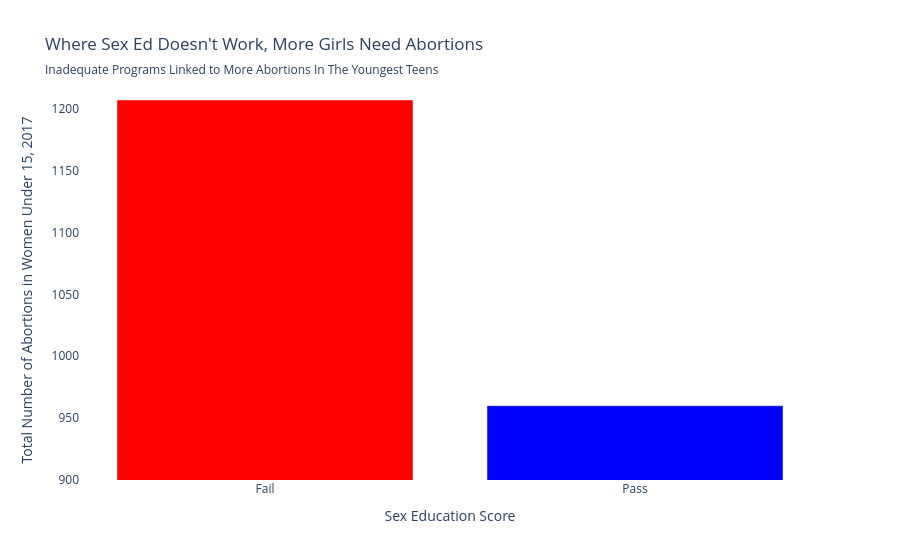

Write notebook code for a chart like this one.
### Code cell
fig2_map = {"Pass": "blue", "Fail": "red"}
fig2 = px.bar(sum_df,
              x = sum_df.index,
       y = "No. of abortions among women younger than 15, by state of residence, 2017",
       range_y = [900,sum_df["No. of abortions among women younger than 15, by state of residence, 2017"].max()],
       color = sum_df.index, color_discrete_map=fig2_map, 
       title = "Where Sex Ed Doesn't Work, More Girls Need Abortions",
       subtitle= "Inadequate Programs Linked to More Abortions In The Youngest Teens")

fig2.update_layout(xaxis_title = "Sex Education Score",
                   yaxis_title = "Total Number of Abortions in Women Under 15, 2017",
                   showlegend = False,
                   plot_bgcolor="white")

fig2.show()

### Figure 1 — Plotly figure (JSON) as saved in the notebook; plotly's stock layout.template omitted (floating-point values rounded to 4 significant figures)
{"data": [{"hovertemplate": "pass=%{x}<br>No. of abortions among women younger than 15, by state of residence, 2017=%{y}<extra></extra>", "legendgroup": "Fail", "marker": {"color": "red", "pattern": {"shape": ""}}, "name": "Fail", "orientation": "v", "showlegend": true, "textposition": "auto", "type": "bar", "x": ["Fail"], "xaxis": "x", "y": [1207.0], "yaxis": "y"}, {"hovertemplate": "pass=%{x}<br>No. of abortions among women younger than 15, by state of residence, 2017=%{y}<extra></extra>", "legendgroup": "Pass", "marker": {"color": "blue", "pattern": {"shape": ""}}, "name": "Pass", "orientation": "v", "showlegend": true, "textposition": "auto", "type": "bar", "x": ["Pass"], "xaxis": "x", "y": [960.0], "yaxis": "y"}], "layout": {"barmode": "relative", "legend": {"title": {"text": "pass"}, "tracegroupgap": 0}, "plot_bgcolor": "white", "showlegend": false, "title": {"subtitle": {"text": "Inadequate Programs Linked to More Abortions In The Youngest Teens"}, "text": "Where Sex Ed Doesn't Work, More Girls Need Abortions"}, "xaxis": {"anchor": "y", "categoryarray": ["Fail", "Pass"], "categoryorder": "array", "domain": [0, 1], "title": {"text": "Sex Education Score"}}, "yaxis": {"anchor": "x", "domain": [0, 1], "range": [900, 1207], "title": {"text": "Total Number of Abortions in Women Under 15, 2017"}}}}
